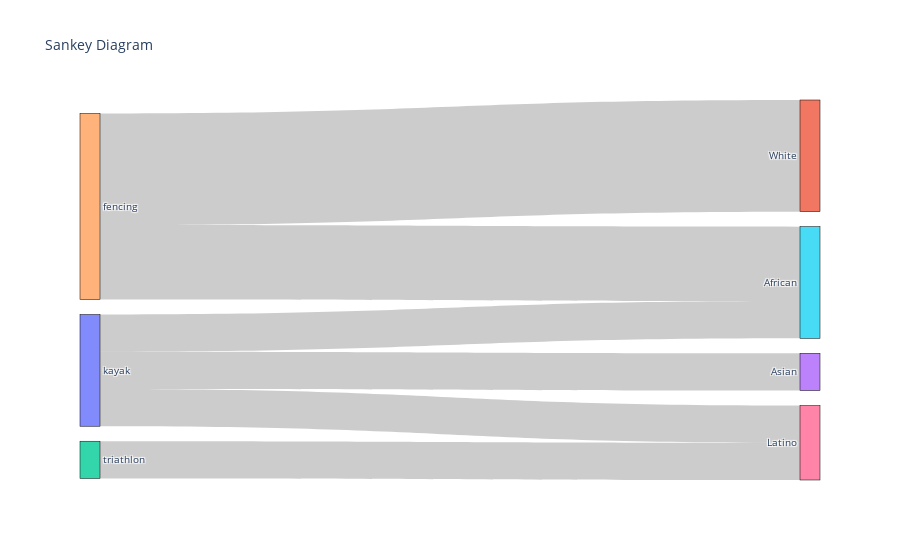

The cell this chart's notebook holds for it:
### Code cell
import plotly.graph_objects as go
# Prepared Data
data = {
    'source': source,
    'target': target,
    'value': value
}

# Create Sankey Diagram

labels = list(set(data['source'] + data['target']))
label_indices = {label: i for i, label in enumerate(labels)}

source_indices = [label_indices[label] for label in data['source']]
target_indices = [label_indices[label] for label in data['target']]

fig = go.Figure(data=[go.Sankey(
    node=dict(
        pad=15,
        thickness=20,
        line=dict(color="black", width=0.5),
        label=labels
    ),
    link=dict(
        source=source_indices,
        target=target_indices,
        value=data['value']
    )
)])

# Display the Diagram
fig.update_layout(title_text="Sankey Diagram", font_size=10)
fig.show()

### Figure 1 — Plotly figure (JSON) as saved in the notebook; plotly's stock layout.template omitted (floating-point values rounded to 4 significant figures)
{"data": [{"link": {"source": [4, 4, 0, 0, 0, 2], "target": [5, 1, 5, 3, 6, 6], "value": [4, 6, 2, 2, 2, 2]}, "node": {"label": ["kayak", "White", "triathlon", "Asian", "fencing", "African", "Latino"], "line": {"color": "black", "width": 0.5}, "pad": 15, "thickness": 20}, "type": "sankey"}], "layout": {"font": {"size": 10}, "title": {"text": "Sankey Diagram"}}}
